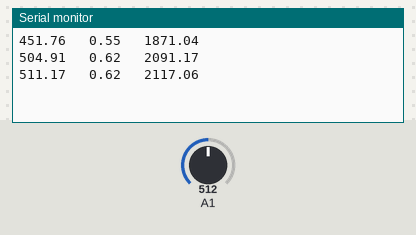
This sketch was run on a simulated Arduino Uno, built with avr-gcc and run on an emulated ATmega328P. Parts: the last lines printed to the serial monitor. Inputs (shaded band) come from the test bench; at power-on: A1 = 512.

Above: at 1.2 s.
1.3 s: A1 set to 716
At 1.9 s:
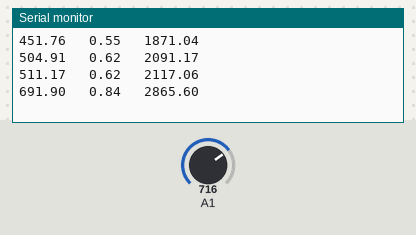
2.8 s: A1 set to 900
At 3.4 s:
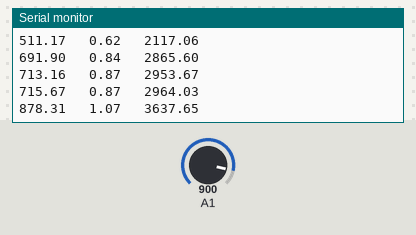
Timing chart, 0 to 5.8 s (numbered marks = the images above; inputs shaded):
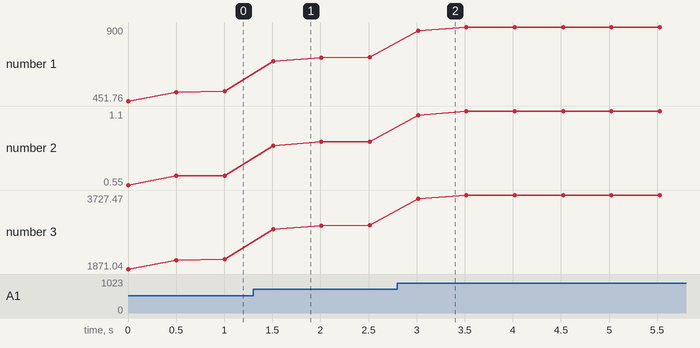

Measured:
- after the input at 1.3 s, the serial monitor: prints a new line after 0.21 s (image 1)
- after the input at 2.8 s, the serial monitor: prints a new line after 0.21 s (image 2)
- plotted number 1: 511.17 → 715.67 after the input at 1.3 s, 715.67 → 900 after the input at 2.8 s
- plotted number 2: 0.62 → 0.87 after the input at 1.3 s, 0.87 → 1.1 after the input at 2.8 s
- plotted number 3: 2117.06 → 2964.03 after the input at 1.3 s, 2964.03 → 3727.47 after the input at 2.8 s

The sketch:

3.ino
```cpp
float sensorValue= 0;
float sensorVoltage;
float R1;
int ResisterValue =1000000;
void setup() {
  Serial.begin(9600);

}

void loop() {
  for(int i=0;i<=5;i++)
  {

    sensorValue =0.7* sensorValue+0.3*analogRead(A1);
  }
sensorVoltage = sensorValue*5/4095;
R1=sensorVoltage*(ResisterValue)/5;
 Serial.print(sensorValue);
 Serial.print("   ");
 Serial.print(sensorVoltage);
Serial.print("   ");
Serial.println(R1);
delay(500);
}
```
